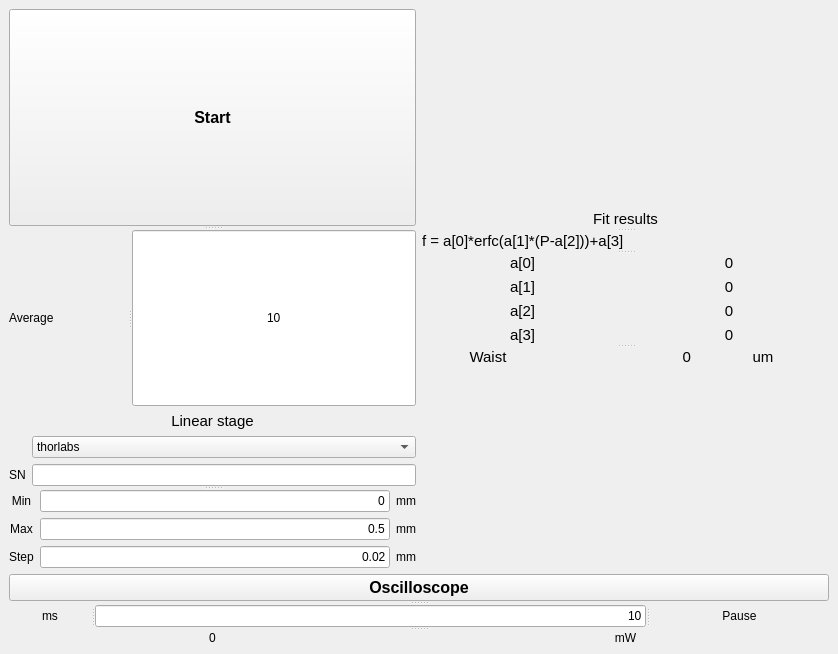
<?xml version="1.0" encoding="UTF-8"?>
<ui version="4.0">
 <class>MainWindow</class>
 <widget class="QMainWindow" name="MainWindow">
  <property name="geometry">
   <rect>
    <x>0</x>
    <y>0</y>
    <width>838</width>
    <height>654</height>
   </rect>
  </property>
  <property name="windowTitle">
   <string>MainWindow</string>
  </property>
  <widget class="QWidget" name="centralWidget">
   <layout class="QVBoxLayout" name="verticalLayout">
    <item>
     <layout class="QGridLayout" name="gridLayout_2">
      <item row="0" column="2" rowspan="2">
       <widget class="QSplitter" name="splitter_4">
        <property name="sizePolicy">
         <sizepolicy hsizetype="Preferred" vsizetype="Maximum">
          <horstretch>0</horstretch>
          <verstretch>0</verstretch>
         </sizepolicy>
        </property>
        <property name="orientation">
         <enum>Qt::Vertical</enum>
        </property>
        <widget class="QLabel" name="label_21">
         <property name="font">
          <font>
           <pointsize>11</pointsize>
          </font>
         </property>
         <property name="text">
          <string>Fit results</string>
         </property>
         <property name="alignment">
          <set>Qt::AlignCenter</set>
         </property>
        </widget>
        <widget class="QLabel" name="label_22">
         <property name="font">
          <font>
           <pointsize>11</pointsize>
          </font>
         </property>
         <property name="text">
          <string>f = a[0]*erfc(a[1]*(P-a[2]))+a[3]</string>
         </property>
        </widget>
        <widget class="QWidget" name="layoutWidget">
         <property name="font">
          <font>
           <pointsize>11</pointsize>
          </font>
         </property>
         <layout class="QGridLayout" name="gridLayout_3">
          <item row="0" column="0">
           <widget class="QLabel" name="label_23">
            <property name="font">
             <font>
              <pointsize>11</pointsize>
             </font>
            </property>
            <property name="text">
             <string>a[0]</string>
            </property>
            <property name="alignment">
             <set>Qt::AlignCenter</set>
            </property>
           </widget>
          </item>
          <item row="0" column="1">
           <widget class="QLabel" name="lblA0">
            <property name="font">
             <font>
              <pointsize>11</pointsize>
             </font>
            </property>
            <property name="text">
             <string>0</string>
            </property>
            <property name="alignment">
             <set>Qt::AlignCenter</set>
            </property>
           </widget>
          </item>
          <item row="1" column="0">
           <widget class="QLabel" name="label_26">
            <property name="font">
             <font>
              <pointsize>11</pointsize>
             </font>
            </property>
            <property name="text">
             <string>a[1]</string>
            </property>
            <property name="alignment">
             <set>Qt::AlignCenter</set>
            </property>
           </widget>
          </item>
          <item row="1" column="1">
           <widget class="QLabel" name="lblA1">
            <property name="font">
             <font>
              <pointsize>11</pointsize>
             </font>
            </property>
            <property name="text">
             <string>0</string>
            </property>
            <property name="alignment">
             <set>Qt::AlignCenter</set>
            </property>
           </widget>
          </item>
          <item row="2" column="0">
           <widget class="QLabel" name="label_25">
            <property name="font">
             <font>
              <pointsize>11</pointsize>
             </font>
            </property>
            <property name="text">
             <string>a[2]</string>
            </property>
            <property name="alignment">
             <set>Qt::AlignCenter</set>
            </property>
           </widget>
          </item>
          <item row="2" column="1">
           <widget class="QLabel" name="lblA2">
            <property name="font">
             <font>
              <pointsize>11</pointsize>
             </font>
            </property>
            <property name="text">
             <string>0</string>
            </property>
            <property name="alignment">
             <set>Qt::AlignCenter</set>
            </property>
           </widget>
          </item>
          <item row="3" column="0">
           <widget class="QLabel" name="label_29">
            <property name="font">
             <font>
              <pointsize>11</pointsize>
             </font>
            </property>
            <property name="text">
             <string>a[3]</string>
            </property>
            <property name="alignment">
             <set>Qt::AlignCenter</set>
            </property>
           </widget>
          </item>
          <item row="3" column="1">
           <widget class="QLabel" name="lblA3">
            <property name="font">
             <font>
              <pointsize>11</pointsize>
             </font>
            </property>
            <property name="text">
             <string>0</string>
            </property>
            <property name="alignment">
             <set>Qt::AlignCenter</set>
            </property>
           </widget>
          </item>
         </layout>
        </widget>
        <widget class="QWidget" name="layoutWidget">
         <property name="font">
          <font>
           <pointsize>11</pointsize>
          </font>
         </property>
         <layout class="QHBoxLayout" name="horizontalLayout_2">
          <item>
           <widget class="QLabel" name="label_31">
            <property name="font">
             <font>
              <pointsize>11</pointsize>
             </font>
            </property>
            <property name="text">
             <string>Waist</string>
            </property>
            <property name="alignment">
             <set>Qt::AlignCenter</set>
            </property>
           </widget>
          </item>
          <item>
           <widget class="QLabel" name="lblWaist">
            <property name="font">
             <font>
              <pointsize>11</pointsize>
             </font>
            </property>
            <property name="text">
             <string>0</string>
            </property>
            <property name="alignment">
             <set>Qt::AlignRight|Qt::AlignTrailing|Qt::AlignVCenter</set>
            </property>
           </widget>
          </item>
          <item>
           <widget class="QLabel" name="label_33">
            <property name="font">
             <font>
              <pointsize>11</pointsize>
             </font>
            </property>
            <property name="text">
             <string>um</string>
            </property>
            <property name="alignment">
             <set>Qt::AlignCenter</set>
            </property>
           </widget>
          </item>
         </layout>
        </widget>
       </widget>
      </item>
      <item row="1" column="0">
       <widget class="QSplitter" name="splitter_2">
        <property name="sizePolicy">
         <sizepolicy hsizetype="Preferred" vsizetype="Maximum">
          <horstretch>0</horstretch>
          <verstretch>0</verstretch>
         </sizepolicy>
        </property>
        <property name="orientation">
         <enum>Qt::Vertical</enum>
        </property>
        <widget class="QWidget" name="layoutWidget">
         <layout class="QFormLayout" name="formLayout">
          <property name="fieldGrowthPolicy">
           <enum>QFormLayout::AllNonFixedFieldsGrow</enum>
          </property>
          <item row="1" column="1">
           <widget class="QComboBox" name="comboBox">
            <property name="layoutDirection">
             <enum>Qt::LeftToRight</enum>
            </property>
            <item>
             <property name="text">
              <string>thorlabs</string>
             </property>
            </item>
           </widget>
          </item>
          <item row="2" column="0">
           <widget class="QLabel" name="label_15">
            <property name="text">
             <string>SN</string>
            </property>
            <property name="alignment">
             <set>Qt::AlignCenter</set>
            </property>
           </widget>
          </item>
          <item row="2" column="1">
           <widget class="QLineEdit" name="lineEdit_7">
            <property name="alignment">
             <set>Qt::AlignRight|Qt::AlignTrailing|Qt::AlignVCenter</set>
            </property>
           </widget>
          </item>
          <item row="0" column="0" colspan="2">
           <widget class="QLabel" name="label_14">
            <property name="font">
             <font>
              <pointsize>11</pointsize>
             </font>
            </property>
            <property name="text">
             <string>Linear stage</string>
            </property>
            <property name="alignment">
             <set>Qt::AlignCenter</set>
            </property>
           </widget>
          </item>
         </layout>
        </widget>
        <widget class="QWidget" name="layoutWidget">
         <layout class="QGridLayout" name="gridLayout">
          <item row="1" column="1">
           <widget class="QLineEdit" name="t">
            <property name="text">
             <string>0.5</string>
            </property>
            <property name="alignment">
             <set>Qt::AlignRight|Qt::AlignTrailing|Qt::AlignVCenter</set>
            </property>
           </widget>
          </item>
          <item row="2" column="2">
           <widget class="QLabel" name="label_7">
            <property name="text">
             <string>mm</string>
            </property>
            <property name="alignment">
             <set>Qt::AlignCenter</set>
            </property>
           </widget>
          </item>
          <item row="0" column="2">
           <widget class="QLabel" name="label_5">
            <property name="text">
             <string>mm</string>
            </property>
            <property name="alignment">
             <set>Qt::AlignCenter</set>
            </property>
           </widget>
          </item>
          <item row="0" column="0">
           <widget class="QLabel" name="label_2">
            <property name="text">
             <string>Min</string>
            </property>
            <property name="alignment">
             <set>Qt::AlignCenter</set>
            </property>
           </widget>
          </item>
          <item row="1" column="0">
           <widget class="QLabel" name="label_3">
            <property name="text">
             <string>Max</string>
            </property>
            <property name="alignment">
             <set>Qt::AlignCenter</set>
            </property>
           </widget>
          </item>
          <item row="2" column="1">
           <widget class="QLineEdit" name="txtStep">
            <property name="text">
             <string>0.02</string>
            </property>
            <property name="alignment">
             <set>Qt::AlignRight|Qt::AlignTrailing|Qt::AlignVCenter</set>
            </property>
           </widget>
          </item>
          <item row="1" column="2">
           <widget class="QLabel" name="label_6">
            <property name="text">
             <string>mm</string>
            </property>
            <property name="alignment">
             <set>Qt::AlignCenter</set>
            </property>
           </widget>
          </item>
          <item row="2" column="0">
           <widget class="QLabel" name="label_4">
            <property name="text">
             <string>Step</string>
            </property>
            <property name="alignment">
             <set>Qt::AlignCenter</set>
            </property>
           </widget>
          </item>
          <item row="0" column="1">
           <widget class="QLineEdit" name="txtMin">
            <property name="text">
             <string>0</string>
            </property>
            <property name="alignment">
             <set>Qt::AlignRight|Qt::AlignTrailing|Qt::AlignVCenter</set>
            </property>
           </widget>
          </item>
         </layout>
        </widget>
       </widget>
      </item>
      <item row="0" column="0">
       <widget class="QSplitter" name="splitter_5">
        <property name="sizePolicy">
         <sizepolicy hsizetype="Preferred" vsizetype="Expanding">
          <horstretch>0</horstretch>
          <verstretch>0</verstretch>
         </sizepolicy>
        </property>
        <property name="orientation">
         <enum>Qt::Vertical</enum>
        </property>
        <widget class="QPushButton" name="btnStart">
         <property name="font">
          <font>
           <pointsize>12</pointsize>
           <weight>75</weight>
           <bold>true</bold>
          </font>
         </property>
         <property name="text">
          <string>Start</string>
         </property>
        </widget>
        <widget class="QSplitter" name="splitter">
         <property name="orientation">
          <enum>Qt::Horizontal</enum>
         </property>
         <widget class="QLabel" name="label">
          <property name="text">
           <string>Average</string>
          </property>
         </widget>
         <widget class="QLineEdit" name="txtAverage">
          <property name="text">
           <string>10</string>
          </property>
          <property name="alignment">
           <set>Qt::AlignCenter</set>
          </property>
         </widget>
        </widget>
       </widget>
      </item>
      <item row="0" column="1">
       <layout class="QHBoxLayout" name="ltErf"/>
      </item>
     </layout>
    </item>
    <item>
     <layout class="QGridLayout" name="gridLayout_4">
      <item row="0" column="1">
       <layout class="QHBoxLayout" name="ltOscilloscope"/>
      </item>
      <item row="0" column="0">
       <widget class="QSplitter" name="splitter_6">
        <property name="sizePolicy">
         <sizepolicy hsizetype="Minimum" vsizetype="Maximum">
          <horstretch>0</horstretch>
          <verstretch>0</verstretch>
         </sizepolicy>
        </property>
        <property name="orientation">
         <enum>Qt::Vertical</enum>
        </property>
        <widget class="QPushButton" name="btnOscilloscope">
         <property name="sizePolicy">
          <sizepolicy hsizetype="Minimum" vsizetype="Expanding">
           <horstretch>0</horstretch>
           <verstretch>0</verstretch>
          </sizepolicy>
         </property>
         <property name="font">
          <font>
           <pointsize>12</pointsize>
           <weight>75</weight>
           <bold>true</bold>
          </font>
         </property>
         <property name="text">
          <string>Oscilloscope</string>
         </property>
        </widget>
        <widget class="QSplitter" name="splitter_3">
         <property name="orientation">
          <enum>Qt::Horizontal</enum>
         </property>
         <widget class="QLabel" name="label_18">
          <property name="text">
           <string>ms</string>
          </property>
          <property name="alignment">
           <set>Qt::AlignCenter</set>
          </property>
         </widget>
         <widget class="QLineEdit" name="txtPause">
          <property name="enabled">
           <bool>true</bool>
          </property>
          <property name="text">
           <string>10</string>
          </property>
          <property name="alignment">
           <set>Qt::AlignRight|Qt::AlignTrailing|Qt::AlignVCenter</set>
          </property>
         </widget>
         <widget class="QLabel" name="label_17">
          <property name="text">
           <string>Pause</string>
          </property>
          <property name="alignment">
           <set>Qt::AlignCenter</set>
          </property>
         </widget>
        </widget>
        <widget class="QWidget" name="layoutWidget">
         <layout class="QHBoxLayout" name="horizontalLayout">
          <item>
           <widget class="QLabel" name="lblPower">
            <property name="text">
             <string>0</string>
            </property>
            <property name="alignment">
             <set>Qt::AlignCenter</set>
            </property>
           </widget>
          </item>
          <item>
           <widget class="QLabel" name="label_20">
            <property name="text">
             <string>mW</string>
            </property>
            <property name="alignment">
             <set>Qt::AlignCenter</set>
            </property>
           </widget>
          </item>
         </layout>
        </widget>
       </widget>
      </item>
     </layout>
    </item>
   </layout>
   <zorder>splitter</zorder>
   <zorder>splitter_2</zorder>
   <zorder>splitter_3</zorder>
   <zorder>layoutWidget</zorder>
   <zorder>layoutWidget</zorder>
   <zorder>btnStart</zorder>
   <zorder>btnOscilloscope</zorder>
   <zorder>wdgErf</zorder>
   <zorder>wdgOscilloscope</zorder>
   <zorder>label_21</zorder>
   <zorder>label_22</zorder>
   <zorder>layoutWidget</zorder>
  </widget>
 </widget>
 <resources/>
 <connections/>
</ui>
